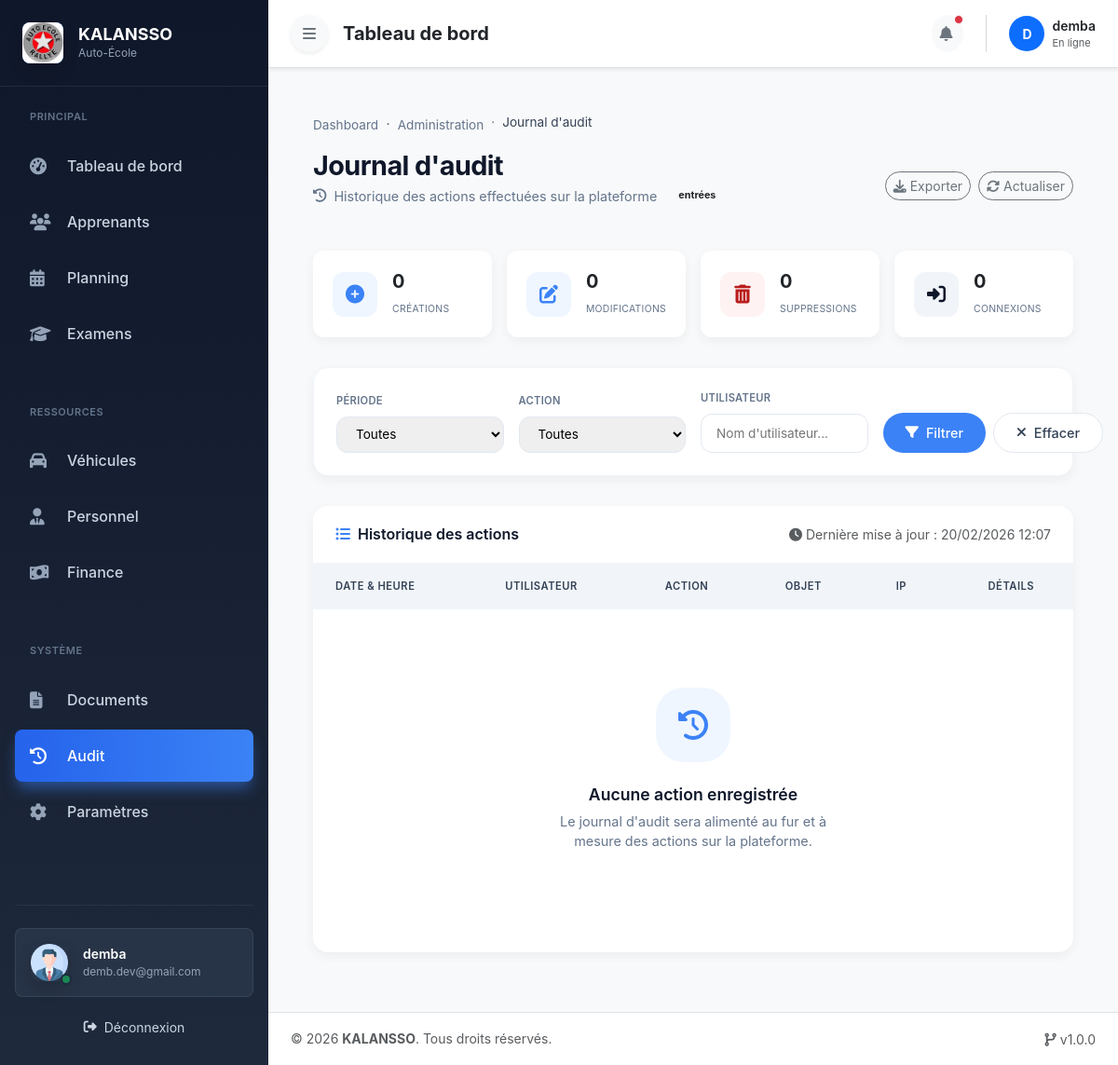
Before: /audit/logs/ (signed in) with the older database file.
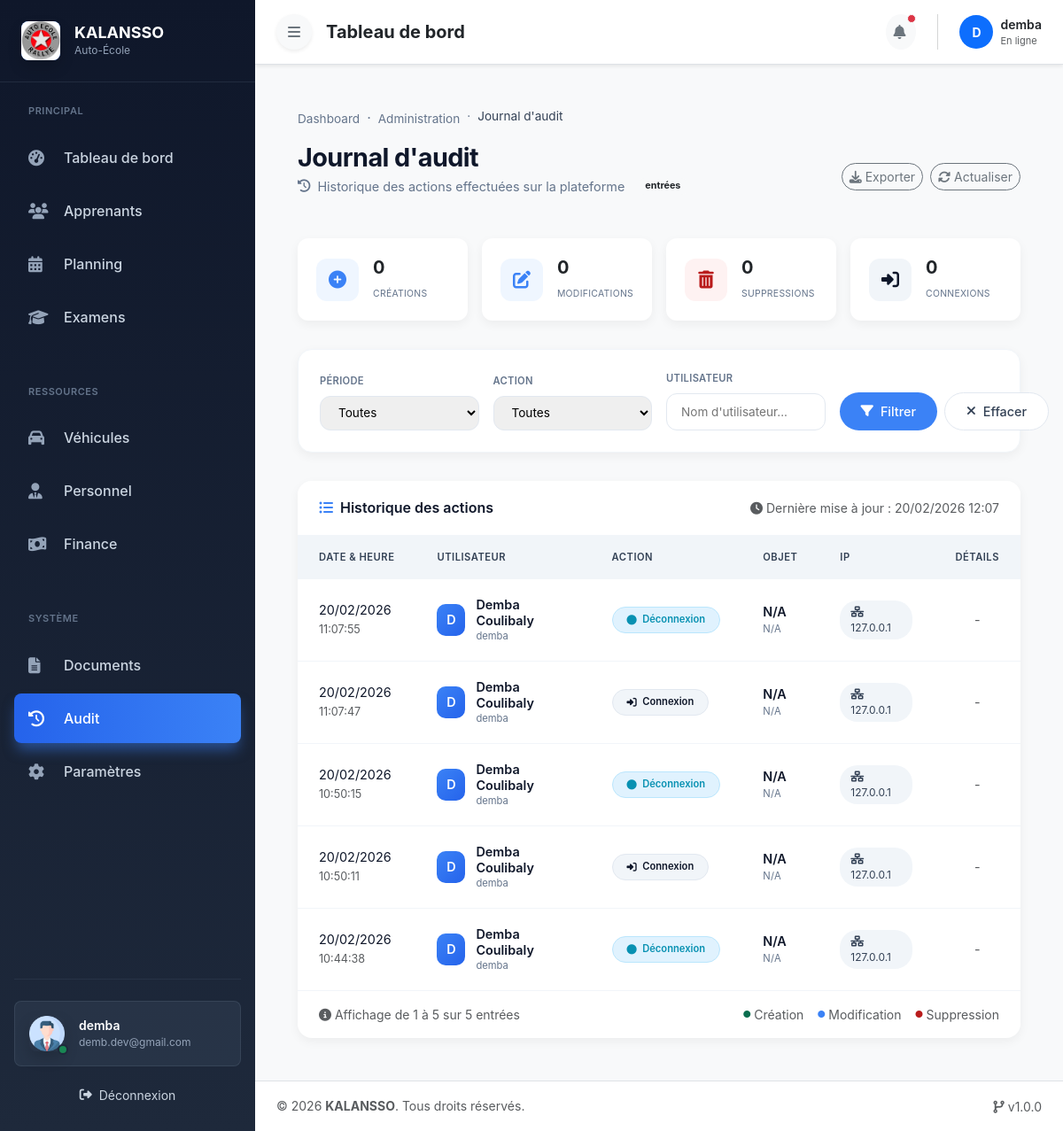
After: the same page with the newer database file.
### apps/audit/models.py (models this page shows, shortened)
class AuditLog(models.Model):
    ACTION_CHOICES = [
        ('CREATE', 'Création'),
        ('UPDATE', 'Modification'),
        ('DELETE', 'Suppression'),
        ('LOGIN', 'Connexion'),
        ('LOGOUT', 'Déconnexion'),
    ]
    user = models.ForeignKey(
        settings.AUTH_USER_MODEL,
        on_delete=models.SET_NULL,
        null=True,
        blank=True,
        related_name='audit_logs',
        verbose_name="Utilisateur"
    )
    action = models.CharField(max_length=20, choices=ACTION_CHOICES, verbose_name="Action")
    content_type = models.ForeignKey(ContentType, on_delete=models.CASCADE, null=True, blank=True)
    object_id = models.PositiveIntegerField(null=True, blank=True)
    content_object = GenericForeignKey('content_type', 'object_id')
    object_repr = models.CharField(max_length=255, verbose_name="Objet concerné")
    changes = models.JSONField(null=True, blank=True, verbose_name="Détail des changements")
    ip_address = models.GenericIPAddressField(null=True, blank=True, verbose_name="Adresse IP")
    user_agent = models.TextField(null=True, blank=True, verbose_name="Navigateur / Appareil")
    timestamp = models.DateTimeField(auto_now_add=True, verbose_name="Date et heure")
    class Meta:
        ordering = ['-timestamp']
        verbose_name = "Journal d'audit"
        verbose_name_plural = "Journaux d'audit"

### apps/accounts/models.py (models this page shows, shortened)
class User(AbstractUser):
    class Role(models.TextChoices):
        ADMIN = 'ADMIN', 'Administrateur'
        GESTIONNAIRE = 'GESTIONNAIRE', 'Gestionnaire'
        MONITEUR = 'MONITEUR', 'Moniteur'
        APPRENANT = 'APPRENANT', 'Apprenant'
    role = models.CharField(
        max_length=20,
        choices=Role.choices,
        default=Role.APPRENANT
    )
    telephone = models.CharField(
        max_length=20,
        blank=True,
        null=True
    )
    photo = models.ImageField(
        upload_to='users/photos/',
        blank=True,
        null=True
    )
    is_deleted = models.BooleanField(
        default=False,
        help_text="Suppression logique (RGPD)"
    )

### apps/audit/views.py (the view)
# urls.py: path('logs/', views.audit_log_list, name='log_list'),
@admin_required
def audit_log_list(request):
    logs = AuditLog.objects.select_related('user', 'content_type').all()[:100]
    return render(request, 'audit/log_list.html', {'logs': logs})

### apps/system/context_processors.py (called while the page is built)
def system_settings(request):
    settings, created = SystemSettings.objects.get_or_create(id=1)
    return {
        'system_settings': settings
    }

### apps/audit/templates/audit/log_list.html (shortened to what the changed rows need)
{% extends "base.html" %}
{% load static %}
{% block content %}
<div class="container-fluid px-4 py-4">
    <div class="page-header">
        <div>
            <h1 class="page-title">Journal d'audit</h1>
        </div>
    </div>
    <div class="audit-card">
        <div class="table-responsive">
            <table class="table-audit">
                <thead>
                    <tr>
                        <th>Date & Heure</th>
                        <th>Utilisateur</th>
                        <th>Action</th>
                        <th>Objet</th>
                        <th>IP</th>
                        <th class="text-center">Détails</th>
                    </tr>
                </thead>
                <tbody>
                    {% for log in logs %}
                    <tr>
                        <td class="text-nowrap">
                            <div>{{ log.timestamp|date:"d/m/Y" }}</div>
                            <small class="text-muted">{{ log.timestamp|date:"H:i:s" }}</small>
                        </td>
                        <td>
                            <div class="user-info">
                                <div class="user-avatar">
                                    {{ log.user.get_full_name|default:log.user.username|first|upper }}
                                </div>
                                <div class="user-details">
                                    <div class="user-name">{{ log.user.get_full_name|default:log.user.username }}</div>
                                    <div class="user-username">{{ log.user.username }}</div>
                                </div>
                            </div>
                        </td>
                        <td>
                            <span class="badge-action
                                {% if log.action == 'CREATE' %}badge-create
                                {% elif log.action == 'UPDATE' %}badge-update
                                {% elif log.action == 'DELETE' %}badge-delete
                                {% elif log.action == 'LOGIN' %}badge-login
                                {% else %}badge-other{% endif %}">
                                <i class="fas fa-{% if log.action == 'CREATE' %}plus-circle{% elif log.action == 'UPDATE' %}edit{% elif log.action == 'DELETE' %}trash-alt{% elif log.action == 'LOGIN' %}sign-in-alt{% else %}circle{% endif %}"></i>
                                {{ log.get_action_display }}
                            </span>
                        </td>
                        <td>
                            <div class="object-info">
                                <div class="object-name">{{ log.object_repr|truncatechars:40 }}</div>
                                <div class="object-type">{{ log.content_type.name|default:"N/A" }}</div>
                            </div>
                        </td>
                        <td>
                            {% if log.ip_address %}
                                <span class="ip-address">
                                    <i class="fas fa-network-wired"></i> {{ log.ip_address }}
                                </span>
                            {% else %}
                                <span class="text-muted">-</span>
                            {% endif %}
                        </td>
                        <td class="text-center">
                            {% if log.changes %}
                            <button class="btn-details" type="button" data-toggle="collapse" data-target="#details-{{ log.id }}" aria-expanded="false">
                                <i class="fas fa-{% if log.changes|length > 100 %}eye{% else %}info{% endif %}"></i>
                            </button>
                            <div class="collapse details-collapse" id="details-{{ log.id }}">
                                <pre><code>{{ log.changes|pprint }}</code></pre>
                            </div>
                            {% else %}
                            <span class="text-muted">-</span>
                            {% endif %}
                        </td>
                    </tr>
                    {% empty %}
                    <tr>
                        <td colspan="6">
                            <div class="empty-state">
                                <div class="empty-icon">
                                    <i class="fas fa-history"></i>
                                </div>
                                <h5>Aucune action enregistrée</h5>
                                <p>Le journal d'audit sera alimenté au fur et à mesure des actions sur la plateforme.</p>
                            </div>
                        </td>
                    </tr>
                    {% endfor %}
                </tbody>
            </table>
        </div>
        {% if logs %}
        <div style="padding: 1rem 1.5rem; border-top: 1px solid var(--border-light);">
            <div class="d-flex justify-content-between align-items-center flex-wrap gap-2">
                <small class="text-muted">
                    <i class="fas fa-info-circle"></i>
                    Affichage de {{ page_obj.start_index|default:1 }} à {{ page_obj.end_index|default:logs|length }} sur {{ paginator.count|default:logs|length }} entrées
                </small>
                <div class="d-flex gap-3">
                    <span class="d-flex align-items-center gap-1">
                        <i class="fas fa-circle" style="color: var(--success); font-size: 0.5rem;"></i>
                        <small class="text-muted">Création</small>
                    </span>
                    <span class="d-flex align-items-center gap-1">
                        <i class="fas fa-circle" style="color: var(--accent); font-size: 0.5rem;"></i>
                        <small class="text-muted">Modification</small>
                    </span>
                    <span class="d-flex align-items-center gap-1">
                        <i class="fas fa-circle" style="color: var(--danger); font-size: 0.5rem;"></i>
                        <small class="text-muted">Suppression</small>
                    </span>
                </div>
            </div>
        </div>
        {% endif %}
    </div>
</div>
{% endblock %}

Changed rows visible on the page:
added AuditLog: timestamp "20/02/2026", timestamp "11:07:55", user.get_full_name|first "D", user.get_full_name "Demba Coulibaly", user.username "demba", action "Déconnexion", object_repr "N/A", content_type.name "N/A", ip_address "127.0.0.1"
added AuditLog: timestamp "20/02/2026", timestamp "11:07:47", user.get_full_name|first "D", user.get_full_name "Demba Coulibaly", user.username "demba", action "Connexion", object_repr "N/A", content_type.name "N/A", ip_address "127.0.0.1"
added AuditLog: timestamp "20/02/2026", timestamp "10:50:15", user.get_full_name|first "D", user.get_full_name "Demba Coulibaly", user.username "demba", action "Déconnexion", object_repr "N/A", content_type.name "N/A", ip_address "127.0.0.1"
added AuditLog: timestamp "20/02/2026", timestamp "10:50:11", user.get_full_name|first "D", user.get_full_name "Demba Coulibaly", user.username "demba", action "Connexion", object_repr "N/A", content_type.name "N/A", ip_address "127.0.0.1"
added AuditLog: timestamp "20/02/2026", timestamp "10:44:38", user.get_full_name|first "D", user.get_full_name "Demba Coulibaly", user.username "demba", action "Déconnexion", object_repr "N/A", content_type.name "N/A", ip_address "127.0.0.1"
Other visible differences:
{{ page_obj.start_index|default:1 }}: (not shown) → "1"
{{ page_obj.end_index|default:logs|length }}: (not shown) → "5"
{{ paginator.count|default:logs|length }}: (not shown) → "5"
text no longer shown: "Aucune action enregistrée Le journal d'audit sera alimenté au fur et à mesure des actions sur la plateforme."
text now shown: "Affichage de à sur entrées Création Modification Suppression"
